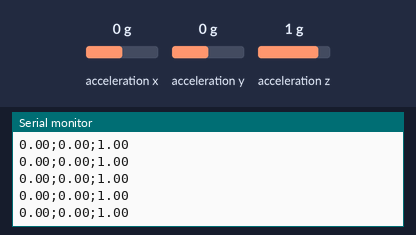
This sketch was run on a simulated Arduino Nano 33 BLE. On the bench: the last lines printed to the serial monitor. Inputs (shaded band) come from the test bench; at power-on: acceleration x 0 g, acceleration y 0 g, acceleration z 1 g.

Above: at 1.2 s.
1.3 s: acceleration x set to -1.4 g
At 1.32 s:
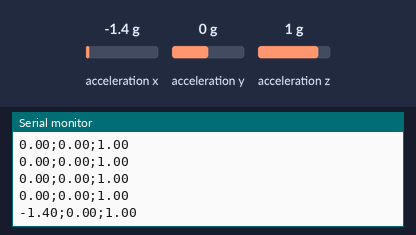
2.8 s: acceleration y set to -1.4 g
At 2.82 s:
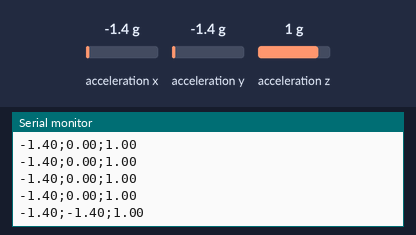
4.3 s: acceleration z set to -1.4 g
At 4.32 s:
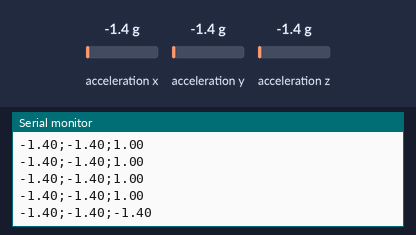

The sketch:

TareaPR5.ino
```cpp
// ===============================
//  práctica Python
// Acelerómetro cada 50 ms
// ===============================

#include <Arduino_LSM9DS1.h>

unsigned long lastSendTime = 0;
float ax, ay, az;

void setup() {
  Serial.begin(115200);
  while (!Serial);

  if (!IMU.begin()) {
    Serial.println("Error: IMU no detectada");
    while (1);
  }

  // Cabecera para Excel
  Serial.println("ax;ay;az");
}

void loop() {
  unsigned long t = millis();

  if (t - lastSendTime >= 50) {
    lastSendTime = t;

    if (IMU.accelerationAvailable()) {
      IMU.readAcceleration(ax, ay, az);

      Serial.print(ax); Serial.print(";");
      Serial.print(ay); Serial.print(";");
      Serial.println(az);
    }
  }
}
```

Measured:
- after the input at 1.3 s, the serial monitor: prints a new line at once (image 1)
- after the input at 2.8 s, the serial monitor: prints a new line at once (image 2)
- after the input at 4.3 s, the serial monitor: prints a new line at once (image 3)
